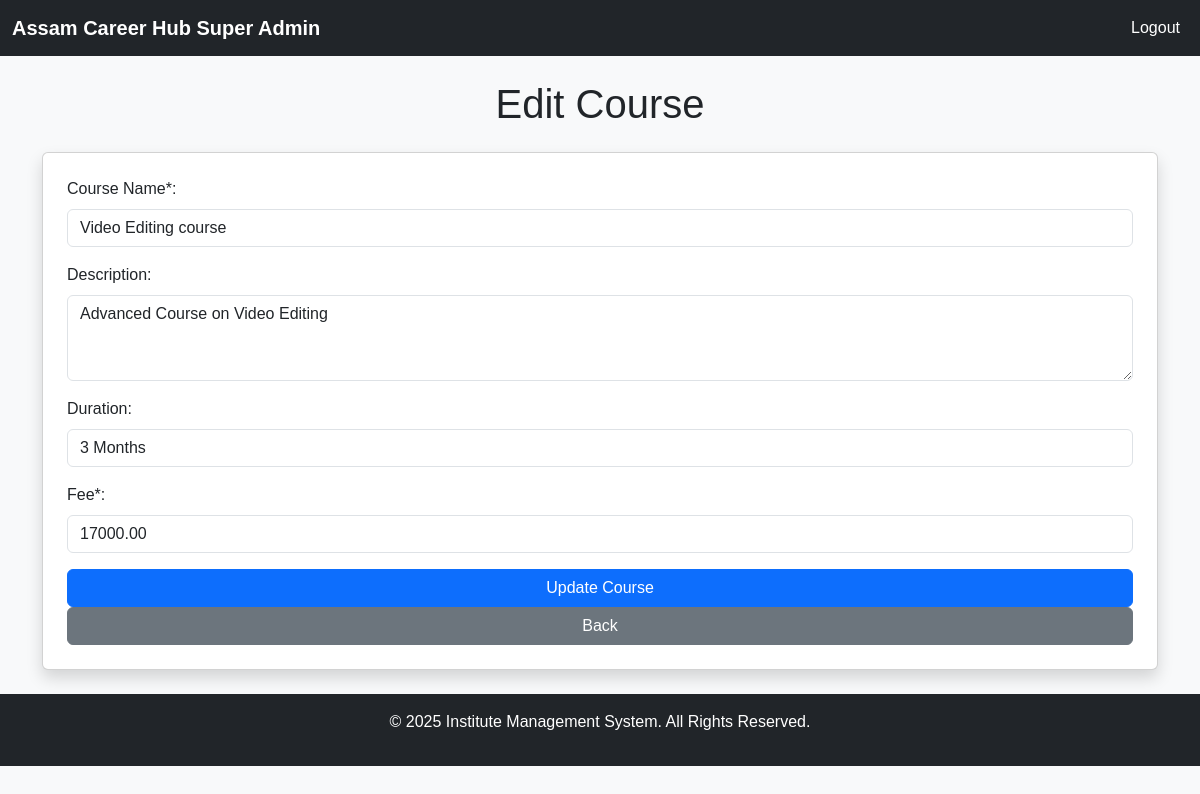
Page /super_admin/courses/edit_course.php?course_id=1 (signed in) on the committed database.
### tables this page shows
CREATE TABLE `courses` (
  `course_id` int(11) NOT NULL,
  `course_name` varchar(100) NOT NULL,
  `description` text DEFAULT NULL,
  `duration` varchar(50) DEFAULT NULL,
  `fee` decimal(10,2) NOT NULL,
  `created_by` int(11) DEFAULT NULL,
  `created_at` datetime DEFAULT current_timestamp(),
  `active` tinyint(1) DEFAULT 1,
  `booking_amount` decimal(10,2) NOT NULL DEFAULT 0.00
);

### super_admin/courses/edit_course.php (the view, shortened to what this page needs)
<?php
include '../../config.php';
if (isset($_GET['course_id'])) {
    $course_id = intval($_GET['course_id']);
    $stmt = $conn->prepare("SELECT * FROM Courses WHERE course_id = ?");
    $stmt->execute([$course_id]);
    $course = $stmt->fetch(PDO::FETCH_ASSOC);
} else {
    header("Location: manage_courses.php");
    exit;
}
?>
<?php include '../includes/super_admin_header.php'; ?>
<div class="container my-4">
    <h1 class="text-center mb-4">Edit Course</h1>
    <?php if ($course): ?>
        <form method="POST" class="card shadow p-4">
            <div class="mb-3">
                <label for="course_name" class="form-label">Course Name*:</label>
                <input type="text" name="course_name" id="course_name" class="form-control" value="<?php echo htmlspecialchars($course['course_name']); ?>" required>
            </div>
            <div class="mb-3">
                <label for="description" class="form-label">Description:</label>
                <textarea name="description" id="description" class="form-control" rows="3"><?php echo htmlspecialchars($course['description']); ?></textarea>
            </div>
            <div class="mb-3">
                <label for="duration" class="form-label">Duration:</label>
                <input type="text" name="duration" id="duration" class="form-control" value="<?php echo htmlspecialchars($course['duration']); ?>">
            </div>
            <div class="mb-3">
                <label for="fee" class="form-label">Fee*:</label>
                <input type="number" step="0.01" name="fee" id="fee" class="form-control" value="<?php echo htmlspecialchars($course['fee']); ?>" required>
            </div>
            <button type="submit" class="btn btn-primary">Update Course</button>
            <a href="manage_courses.php" class="btn btn-secondary">Back</a>
        </form>
    <?php endif; ?>
</div>
<?php include '../includes/super_admin_footer.php'; ?>

### css/style.css (style rules this page uses)
body { font-family: "Arial", sans-serif; background-color: #f8f9fa; }

### rows in the picture
courses: course_name "Video Editing course", description "Advanced Course on Video Editing", duration "3 Months", fee "17000.00"
